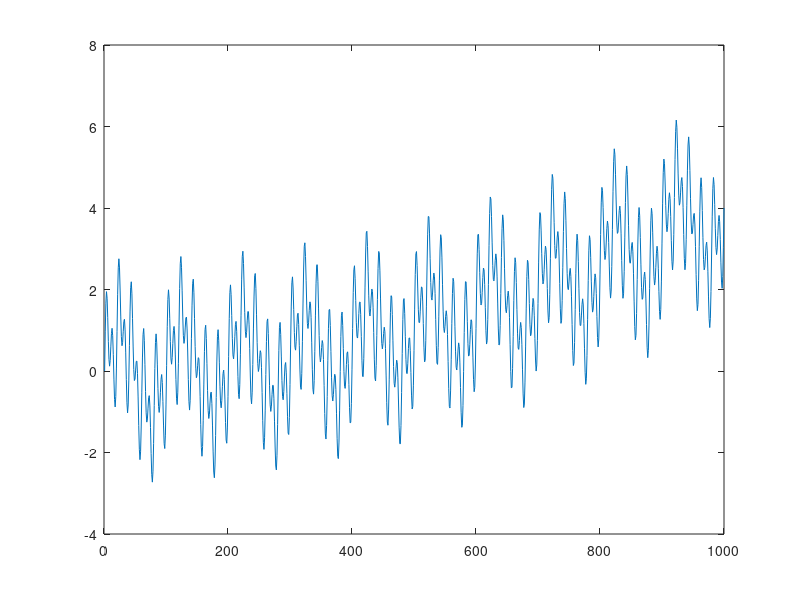

This figure's MATLAB source: (Note: this script raises an error after producing the figure.)
T   = 1e3;
fs  = 1 / T;
t   = linspace(0, 1, T);
f_1 = 10;
f_2 = 50;
f_3 = 100;
mode_1 = (2 * t).^2;
mode_2 = sin(2 * pi * f_1 * t);
mode_3 = sin(2 * pi * f_2 * t);
mode_4 = sin(2 * pi * f_3 * t);
f = mode_1 + mode_2 + mode_3 + mode_4;

figure(10000)
plot(f)

K = 4;
alpha = 2000;
tau = 1e-6;
vmd = VMD(K, alpha, tau);
result = vmd.call(f);

figure(10001)
subplot(141)
plot(result.u(1, :))
subplot(142)
plot(result.u(2, :))
subplot(143)
plot(result.u(3, :))
subplot(144)
plot(result.u(4, :))